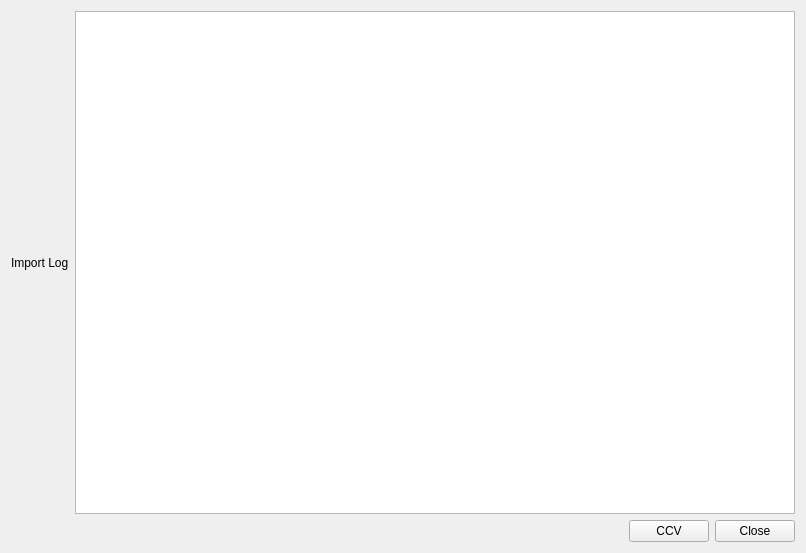
<?xml version="1.0" encoding="UTF-8"?>
<ui version="4.0">
 <class>ImportDataDialog</class>
 <widget class="QWidget" name="ImportDataDialog">
  <property name="geometry">
   <rect>
    <x>0</x>
    <y>0</y>
    <width>806</width>
    <height>553</height>
   </rect>
  </property>
  <property name="windowTitle">
   <string>Form</string>
  </property>
  <layout class="QVBoxLayout" name="verticalLayout">
   <item>
    <layout class="QHBoxLayout" name="horizontalLayout_2">
     <item>
      <widget class="QLabel" name="label">
       <property name="text">
        <string>Import Log</string>
       </property>
      </widget>
     </item>
     <item>
      <widget class="QTextEdit" name="textEdit"/>
     </item>
    </layout>
   </item>
   <item>
    <layout class="QHBoxLayout" name="horizontalLayout">
     <item>
      <spacer name="horizontalSpacer">
       <property name="orientation">
        <enum>Qt::Horizontal</enum>
       </property>
       <property name="sizeHint" stdset="0">
        <size>
         <width>40</width>
         <height>20</height>
        </size>
       </property>
      </spacer>
     </item>
     <item>
      <widget class="QPushButton" name="pushButton">
       <property name="text">
        <string>CCV</string>
       </property>
      </widget>
     </item>
     <item>
      <widget class="QPushButton" name="pushButton_2">
       <property name="text">
        <string>Close</string>
       </property>
      </widget>
     </item>
    </layout>
   </item>
  </layout>
 </widget>
 <resources/>
 <connections/>
</ui>
